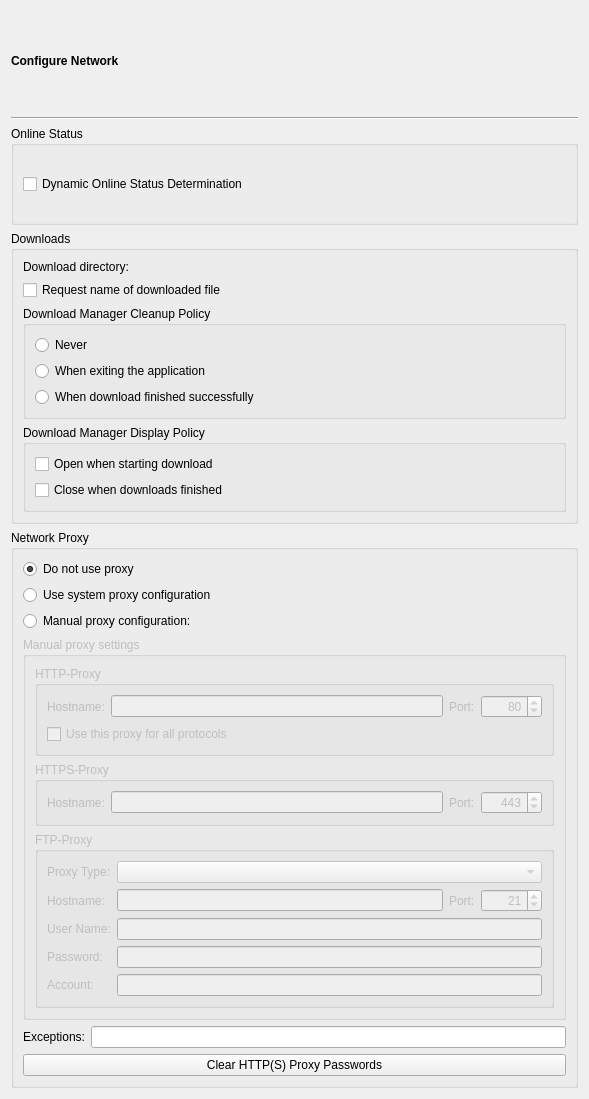
<?xml version="1.0" encoding="UTF-8"?>
<ui version="4.0">
 <class>NetworkPage</class>
 <widget class="QWidget" name="NetworkPage">
  <property name="geometry">
   <rect>
    <x>0</x>
    <y>0</y>
    <width>589</width>
    <height>1099</height>
   </rect>
  </property>
  <layout class="QVBoxLayout" name="verticalLayout_7">
   <item>
    <widget class="QLabel" name="headerLabel">
     <property name="text">
      <string>&lt;b&gt;Configure Network&lt;/b&gt;</string>
     </property>
    </widget>
   </item>
   <item>
    <widget class="Line" name="line9_3">
     <property name="frameShape">
      <enum>QFrame::HLine</enum>
     </property>
     <property name="frameShadow">
      <enum>QFrame::Sunken</enum>
     </property>
     <property name="orientation">
      <enum>Qt::Horizontal</enum>
     </property>
    </widget>
   </item>
   <item>
    <widget class="QGroupBox" name="groupBox_3">
     <property name="title">
      <string>Online Status</string>
     </property>
     <layout class="QVBoxLayout" name="verticalLayout_5">
      <item>
       <widget class="QCheckBox" name="dynamicOnlineCheckBox">
        <property name="toolTip">
         <string>Select to determine the online status dynamically (assume online if unchecked)</string>
        </property>
        <property name="text">
         <string>Dynamic Online Status Determination</string>
        </property>
       </widget>
      </item>
     </layout>
    </widget>
   </item>
   <item>
    <widget class="QGroupBox" name="groupBox_2">
     <property name="title">
      <string>Downloads</string>
     </property>
     <layout class="QVBoxLayout" name="verticalLayout_6">
      <item>
       <layout class="QHBoxLayout" name="horizontalLayout">
        <item>
         <widget class="QLabel" name="label_6">
          <property name="text">
           <string>Download directory:</string>
          </property>
         </widget>
        </item>
        <item>
         <widget class="E5PathPicker" name="downloadDirPicker" native="true">
          <property name="sizePolicy">
           <sizepolicy hsizetype="Expanding" vsizetype="Preferred">
            <horstretch>0</horstretch>
            <verstretch>0</verstretch>
           </sizepolicy>
          </property>
          <property name="focusPolicy">
           <enum>Qt::StrongFocus</enum>
          </property>
          <property name="toolTip">
           <string>Enter the download directory (leave empty to use the default location)</string>
          </property>
         </widget>
        </item>
       </layout>
      </item>
      <item>
       <widget class="QCheckBox" name="requestFilenameCheckBox">
        <property name="toolTip">
         <string>Select to ask the user for a download filename</string>
        </property>
        <property name="text">
         <string>Request name of downloaded file</string>
        </property>
       </widget>
      </item>
      <item>
       <widget class="QGroupBox" name="cleanupGroup">
        <property name="title">
         <string>Download Manager Cleanup Policy</string>
        </property>
        <layout class="QVBoxLayout" name="verticalLayout_2">
         <item>
          <widget class="QRadioButton" name="cleanupNeverButton">
           <property name="toolTip">
            <string>Select to never cleanup automatically</string>
           </property>
           <property name="text">
            <string>Never</string>
           </property>
          </widget>
         </item>
         <item>
          <widget class="QRadioButton" name="cleanupExitButton">
           <property name="toolTip">
            <string>Select to cleanup upon exiting</string>
           </property>
           <property name="text">
            <string>When exiting the application</string>
           </property>
          </widget>
         </item>
         <item>
          <widget class="QRadioButton" name="cleanupSuccessfulButton">
           <property name="toolTip">
            <string>Select to cleanup after a successful download</string>
           </property>
           <property name="text">
            <string>When download finished successfully</string>
           </property>
          </widget>
         </item>
        </layout>
       </widget>
      </item>
      <item>
       <widget class="QGroupBox" name="displayGroup">
        <property name="title">
         <string>Download Manager Display Policy</string>
        </property>
        <layout class="QVBoxLayout" name="verticalLayout_3">
         <item>
          <widget class="QCheckBox" name="openOnStartCheckBox">
           <property name="toolTip">
            <string>Select to open the download manager dialog when starting a download</string>
           </property>
           <property name="text">
            <string>Open when starting download</string>
           </property>
          </widget>
         </item>
         <item>
          <widget class="QCheckBox" name="closeOnFinishedCheckBox">
           <property name="toolTip">
            <string>Select to close the download manager dialog when the last download is finished</string>
           </property>
           <property name="text">
            <string>Close when downloads finished</string>
           </property>
          </widget>
         </item>
        </layout>
       </widget>
      </item>
     </layout>
    </widget>
   </item>
   <item>
    <widget class="QGroupBox" name="proxyGroup">
     <property name="toolTip">
      <string>Select to use a web proxy</string>
     </property>
     <property name="title">
      <string>Network Proxy</string>
     </property>
     <property name="checkable">
      <bool>false</bool>
     </property>
     <property name="checked">
      <bool>false</bool>
     </property>
     <layout class="QVBoxLayout" name="verticalLayout_4">
      <item>
       <widget class="QRadioButton" name="noProxyButton">
        <property name="toolTip">
         <string>Select to not use a network proxy</string>
        </property>
        <property name="text">
         <string>Do not use proxy</string>
        </property>
        <property name="checked">
         <bool>true</bool>
        </property>
       </widget>
      </item>
      <item>
       <widget class="QRadioButton" name="systemProxyButton">
        <property name="toolTip">
         <string>Select to use the system proxy configuration</string>
        </property>
        <property name="text">
         <string>Use system proxy configuration</string>
        </property>
       </widget>
      </item>
      <item>
       <widget class="QRadioButton" name="manualProxyButton">
        <property name="toolTip">
         <string>Select to use an application specific proxy configuration</string>
        </property>
        <property name="text">
         <string>Manual proxy configuration:</string>
        </property>
        <property name="checked">
         <bool>false</bool>
        </property>
       </widget>
      </item>
      <item>
       <widget class="QGroupBox" name="groupBox">
        <property name="enabled">
         <bool>false</bool>
        </property>
        <property name="title">
         <string>Manual proxy settings</string>
        </property>
        <property name="flat">
         <bool>false</bool>
        </property>
        <layout class="QVBoxLayout" name="verticalLayout">
         <item>
          <widget class="QGroupBox" name="groupBox_6">
           <property name="title">
            <string>HTTP-Proxy</string>
           </property>
           <layout class="QGridLayout" name="gridLayout_2">
            <item row="0" column="0">
             <widget class="QLabel" name="label_13">
              <property name="text">
               <string>Hostname:</string>
              </property>
             </widget>
            </item>
            <item row="0" column="1">
             <widget class="QLineEdit" name="httpProxyHostEdit">
              <property name="toolTip">
               <string>Enter the name of the HTTP proxy host</string>
              </property>
             </widget>
            </item>
            <item row="0" column="2">
             <widget class="QLabel" name="label_2">
              <property name="text">
               <string>Port:</string>
              </property>
             </widget>
            </item>
            <item row="0" column="3">
             <widget class="QSpinBox" name="httpProxyPortSpin">
              <property name="toolTip">
               <string>Enter the HTTP proxy port</string>
              </property>
              <property name="alignment">
               <set>Qt::AlignRight</set>
              </property>
              <property name="minimum">
               <number>1</number>
              </property>
              <property name="maximum">
               <number>65535</number>
              </property>
              <property name="value">
               <number>80</number>
              </property>
             </widget>
            </item>
            <item row="1" column="0" colspan="4">
             <widget class="QCheckBox" name="httpProxyForAllCheckBox">
              <property name="toolTip">
               <string>Select to use the HTTP proxy for all</string>
              </property>
              <property name="text">
               <string>Use this proxy for all protocols</string>
              </property>
             </widget>
            </item>
           </layout>
          </widget>
         </item>
         <item>
          <widget class="QGroupBox" name="groupBox_5">
           <property name="title">
            <string>HTTPS-Proxy</string>
           </property>
           <layout class="QHBoxLayout" name="horizontalLayout_2">
            <item>
             <widget class="QLabel" name="label_12">
              <property name="text">
               <string>Hostname:</string>
              </property>
             </widget>
            </item>
            <item>
             <widget class="QLineEdit" name="httpsProxyHostEdit">
              <property name="toolTip">
               <string>Enter the name of the HTTPS proxy host</string>
              </property>
             </widget>
            </item>
            <item>
             <widget class="QLabel" name="label_5">
              <property name="text">
               <string>Port:</string>
              </property>
             </widget>
            </item>
            <item>
             <widget class="QSpinBox" name="httpsProxyPortSpin">
              <property name="toolTip">
               <string>Enter the HTTPS proxy port</string>
              </property>
              <property name="alignment">
               <set>Qt::AlignRight</set>
              </property>
              <property name="minimum">
               <number>1</number>
              </property>
              <property name="maximum">
               <number>65535</number>
              </property>
              <property name="value">
               <number>443</number>
              </property>
             </widget>
            </item>
           </layout>
          </widget>
         </item>
         <item>
          <widget class="QGroupBox" name="groupBox_4">
           <property name="title">
            <string>FTP-Proxy</string>
           </property>
           <layout class="QGridLayout" name="gridLayout">
            <item row="0" column="0">
             <widget class="QLabel" name="label_8">
              <property name="text">
               <string>Proxy Type:</string>
              </property>
             </widget>
            </item>
            <item row="0" column="1" colspan="3">
             <widget class="QComboBox" name="ftpProxyTypeCombo">
              <property name="toolTip">
               <string>Select the type of the FTP proxy</string>
              </property>
             </widget>
            </item>
            <item row="1" column="0">
             <widget class="QLabel" name="label_3">
              <property name="text">
               <string>Hostname:</string>
              </property>
             </widget>
            </item>
            <item row="1" column="1">
             <widget class="QLineEdit" name="ftpProxyHostEdit">
              <property name="toolTip">
               <string>Enter the name of the FTP proxy host</string>
              </property>
             </widget>
            </item>
            <item row="1" column="2">
             <widget class="QLabel" name="label_7">
              <property name="text">
               <string>Port:</string>
              </property>
             </widget>
            </item>
            <item row="1" column="3">
             <widget class="QSpinBox" name="ftpProxyPortSpin">
              <property name="toolTip">
               <string>Enter the FTP proxy port</string>
              </property>
              <property name="alignment">
               <set>Qt::AlignRight</set>
              </property>
              <property name="minimum">
               <number>1</number>
              </property>
              <property name="maximum">
               <number>65535</number>
              </property>
              <property name="value">
               <number>21</number>
              </property>
             </widget>
            </item>
            <item row="2" column="0">
             <widget class="QLabel" name="label_9">
              <property name="text">
               <string>User Name:</string>
              </property>
             </widget>
            </item>
            <item row="2" column="1" colspan="3">
             <widget class="QLineEdit" name="ftpProxyUserEdit">
              <property name="toolTip">
               <string>Enter the user name for the proxy authentication</string>
              </property>
             </widget>
            </item>
            <item row="3" column="0">
             <widget class="QLabel" name="label_10">
              <property name="text">
               <string>Password:</string>
              </property>
             </widget>
            </item>
            <item row="3" column="1" colspan="3">
             <widget class="QLineEdit" name="ftpProxyPasswordEdit">
              <property name="toolTip">
               <string>Enter the password for the proxy authentication</string>
              </property>
              <property name="echoMode">
               <enum>QLineEdit::Password</enum>
              </property>
             </widget>
            </item>
            <item row="4" column="0">
             <widget class="QLabel" name="label_11">
              <property name="text">
               <string>Account:</string>
              </property>
             </widget>
            </item>
            <item row="4" column="1" colspan="3">
             <widget class="QLineEdit" name="ftpProxyAccountEdit">
              <property name="toolTip">
               <string>Enter the account info for the proxy authentication</string>
              </property>
             </widget>
            </item>
           </layout>
          </widget>
         </item>
        </layout>
       </widget>
      </item>
      <item>
       <layout class="QHBoxLayout" name="horizontalLayout_3">
        <item>
         <widget class="QLabel" name="label">
          <property name="text">
           <string>Exceptions:</string>
          </property>
         </widget>
        </item>
        <item>
         <widget class="QLineEdit" name="exceptionsEdit">
          <property name="toolTip">
           <string>Enter host names or IP-addresses for which the proxy is to be circumvented separated by ',' (wildcards * or ? may be used)</string>
          </property>
         </widget>
        </item>
       </layout>
      </item>
      <item>
       <widget class="QPushButton" name="clearProxyPasswordsButton">
        <property name="toolTip">
         <string>Press to clear the saved passwords for the Http(s) proxy</string>
        </property>
        <property name="text">
         <string>Clear HTTP(S) Proxy Passwords</string>
        </property>
       </widget>
      </item>
     </layout>
    </widget>
   </item>
  </layout>
 </widget>
 <customwidgets>
  <customwidget>
   <class>E5PathPicker</class>
   <extends>QWidget</extends>
   <header>E5Gui/E5PathPicker.h</header>
   <container>1</container>
  </customwidget>
 </customwidgets>
 <tabstops>
  <tabstop>dynamicOnlineCheckBox</tabstop>
  <tabstop>downloadDirPicker</tabstop>
  <tabstop>requestFilenameCheckBox</tabstop>
  <tabstop>cleanupNeverButton</tabstop>
  <tabstop>cleanupExitButton</tabstop>
  <tabstop>cleanupSuccessfulButton</tabstop>
  <tabstop>openOnStartCheckBox</tabstop>
  <tabstop>closeOnFinishedCheckBox</tabstop>
  <tabstop>noProxyButton</tabstop>
  <tabstop>systemProxyButton</tabstop>
  <tabstop>manualProxyButton</tabstop>
  <tabstop>httpProxyHostEdit</tabstop>
  <tabstop>httpProxyPortSpin</tabstop>
  <tabstop>httpProxyForAllCheckBox</tabstop>
  <tabstop>httpsProxyHostEdit</tabstop>
  <tabstop>httpsProxyPortSpin</tabstop>
  <tabstop>ftpProxyTypeCombo</tabstop>
  <tabstop>ftpProxyHostEdit</tabstop>
  <tabstop>ftpProxyPortSpin</tabstop>
  <tabstop>ftpProxyUserEdit</tabstop>
  <tabstop>ftpProxyPasswordEdit</tabstop>
  <tabstop>ftpProxyAccountEdit</tabstop>
  <tabstop>exceptionsEdit</tabstop>
  <tabstop>clearProxyPasswordsButton</tabstop>
 </tabstops>
 <resources/>
 <connections>
  <connection>
   <sender>manualProxyButton</sender>
   <signal>toggled(bool)</signal>
   <receiver>groupBox</receiver>
   <slot>setEnabled(bool)</slot>
   <hints>
    <hint type="sourcelabel">
     <x>100</x>
     <y>405</y>
    </hint>
    <hint type="destinationlabel">
     <x>83</x>
     <y>507</y>
    </hint>
   </hints>
  </connection>
  <connection>
   <sender>httpProxyForAllCheckBox</sender>
   <signal>toggled(bool)</signal>
   <receiver>groupBox_5</receiver>
   <slot>setDisabled(bool)</slot>
   <hints>
    <hint type="sourcelabel">
     <x>152</x>
     <y>515</y>
    </hint>
    <hint type="destinationlabel">
     <x>76</x>
     <y>561</y>
    </hint>
   </hints>
  </connection>
  <connection>
   <sender>httpProxyForAllCheckBox</sender>
   <signal>toggled(bool)</signal>
   <receiver>groupBox_4</receiver>
   <slot>setDisabled(bool)</slot>
   <hints>
    <hint type="sourcelabel">
     <x>170</x>
     <y>517</y>
    </hint>
    <hint type="destinationlabel">
     <x>116</x>
     <y>631</y>
    </hint>
   </hints>
  </connection>
 </connections>
</ui>
